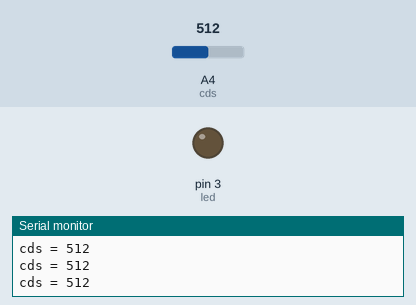
Recording of a sketch running on a simulated Arduino Uno, built with avr-gcc and run on an emulated ATmega328P. On the bench: output pins drawn as LEDs (lit = HIGH), the last lines printed to the serial monitor. The inputs (shaded band) are chosen by the test bench; at power-on: A4 (cds) = 512.

Above: at 1.2 s.
1.3 s: A4 (cds) set to 481
At 2.1 s:
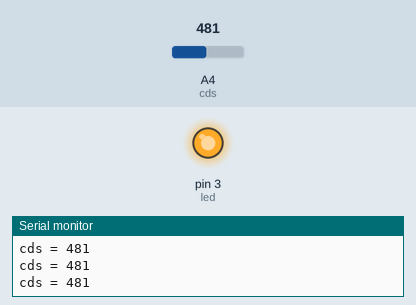
2.8 s: A4 (cds) set to 510
At 3.1 s:
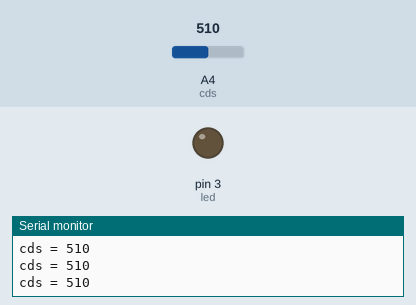
4.3 s: A4 (cds) set to 490
At 5.4 s:
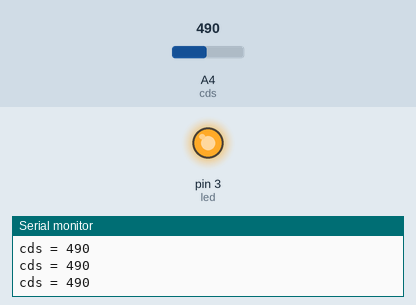
Timing chart, 0 to 7.3 s (numbered marks = the images above; inputs shaded):
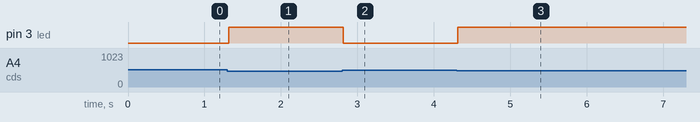

The sketch:

Cds_led.ino
```cpp
int led =3;
int cds =4;

void setup() {
  // put your setup code here, to run once:
  pinMode(led,OUTPUT);
  Serial.begin(9600);
}

void loop() {
  // put your main code here, to run repeatedly:
  int home = analogRead(cds);
  Serial.print("cds = ");
  Serial.println(home);

  if(home<500){
    digitalWrite(led,HIGH);
  }
  else{
    digitalWrite(led,LOW);
  }
}
```

Measured:
- the behaviour switches between 500 and 499 on A4 (cds) (found by bisection; images 0 and 1)
- after the input at 1.3 s, pin 3 (led): LOW → HIGH at once
- after the input at 2.8 s, pin 3 (led): HIGH → LOW at once
- after the input at 4.3 s, pin 3 (led): LOW → HIGH at once
